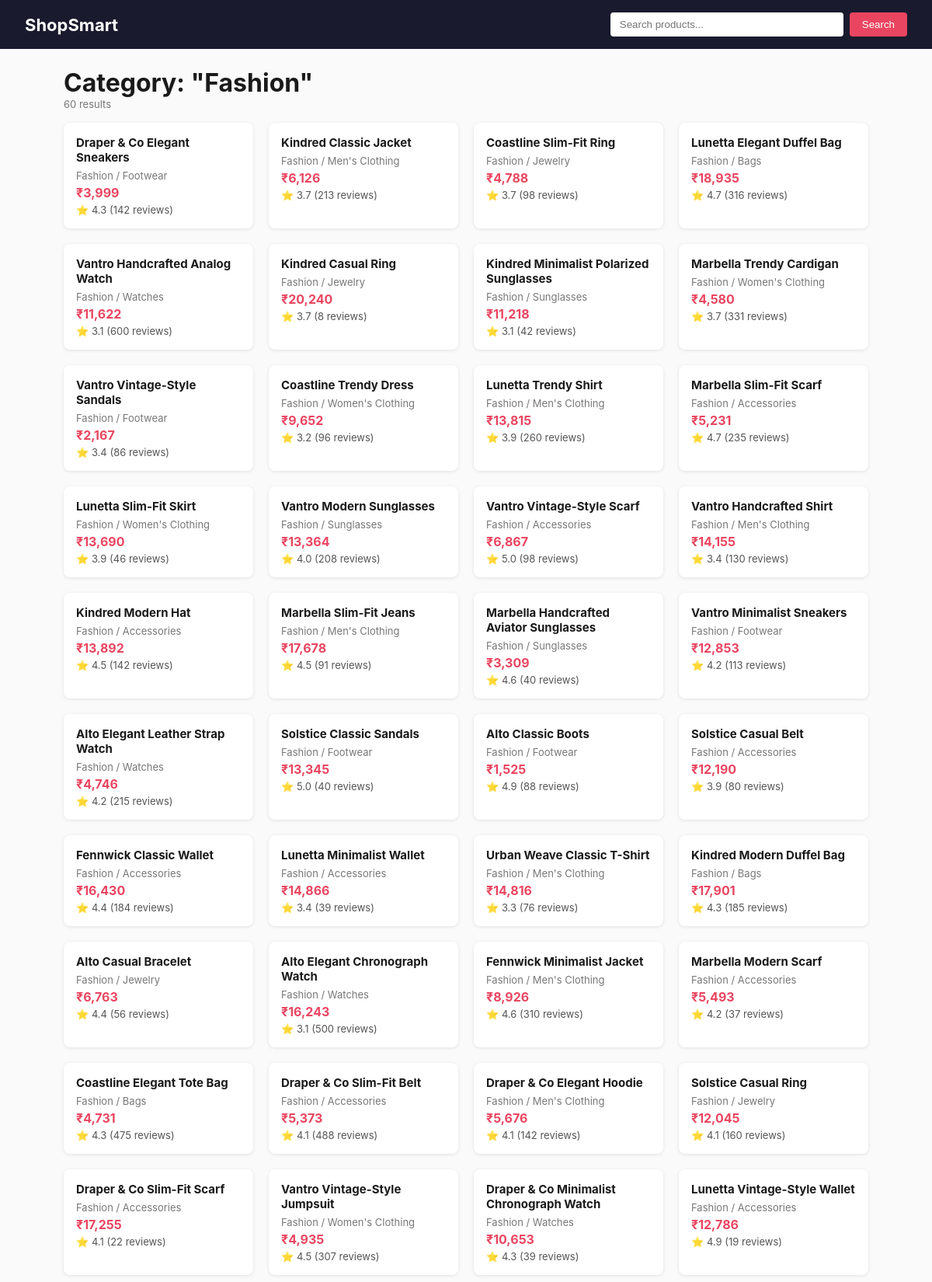
/category/Fashion (upper part), run on the app's committed database.
### database/models.py (models this page shows, shortened)
class Product(db.Model):
    __tablename__ = "products"
    id = db.Column(db.Integer, primary_key=True)               # DB's own internal id
    product_id = db.Column(db.Integer, unique=True, nullable=False, index=True)  # matches dataset's product_id
    name = db.Column(db.String(255), nullable=False)
    category = db.Column(db.String(100), index=True)
    subcategory = db.Column(db.String(100), index=True)
    brand = db.Column(db.String(100), index=True)
    price = db.Column(db.Float, nullable=False)
    rating = db.Column(db.Float)
    num_reviews = db.Column(db.Integer)
    stock_quantity = db.Column(db.Integer)
    description = db.Column(db.Text)

### app.py (the view)
@app.route("/category/<string:category_name>")
def category_view(category_name):
    products = Product.query.filter_by(category=category_name).limit(60).all()
    return render_template("search_results.html", products=products,
                            heading=f'Category: "{category_name}"', related=[])

### app.py (called while the page is built)
@app.template_filter("inr")
def format_inr(value):
    try:
        value = float(value) * USD_TO_INR
    except (TypeError, ValueError):
        return value
    return f"₹{value:,.0f}"

### templates/search_results.html (shortened to what this page needs)
{% extends "base.html" %}
{% block content %}
    <h1>{{ heading }}</h1>
    {% if products %}
        <p class="muted">{{ products|length }} results</p>
        <div class="product-grid">
            {% for p in products %}
                <a class="product-card" href="{{ url_for('product_detail', product_id=p.product_id) }}">
                    <div class="product-card-body">
                        <h3>{{ p.name }}</h3>
                        <p class="muted">{{ p.category }} / {{ p.subcategory }}</p>
                        <p class="price">{{ p.price|inr }}</p>
                        <p class="rating">⭐ {{ p.rating }} ({{ p.num_reviews }} reviews)</p>
                    </div>
                </a>
            {% endfor %}
        </div>
    {% else %}
        <p class="muted">No products found.</p>
    {% endif %}
{% endblock %}

### static/css/style.css (style rules this page uses)
* { box-sizing: border-box; margin: 0; padding: 0; }
body { font-family: -apple-system, "Segoe UI", Roboto, Arial, sans-serif; color: #1a1a1a; background: #fafafa; }
.product-grid { display: grid; grid-template-columns: repeat(auto-fill, minmax(220px, 1fr)); gap: 20px; margin-top: 16px; }
.product-card { display: block; text-decoration: none; color: inherit; background: #fff; border-radius: 8px; padding: 16px; box-shadow: 0 1px 4px rgba(0,0,0,0.1); transition: transform 0.15s ease; }
.product-card h3 { font-size: 15px; margin-bottom: 6px; }
.muted { color: #777; font-size: 13px; margin-bottom: 4px; }
.price { font-weight: 700; color: #e94560; margin: 4px 0; }
.rating { font-size: 13px; color: #555; }

### data on the page
Product: name "Draper & Co Elegant Sneakers", category "Fashion", subcategory "Footwear", price|inr "₹3,999", rating "4.3", num_reviews "142"
Product: name "Kindred Classic Jacket", category "Fashion", subcategory "Men's Clothing", price|inr "₹6,126", rating "3.7", num_reviews "213"
Product: name "Coastline Slim-Fit Ring", category "Fashion", subcategory "Jewelry", price|inr "₹4,788", rating "3.7", num_reviews "98"
Product: name "Lunetta Elegant Duffel Bag", category "Fashion", subcategory "Bags", price|inr "₹18,935", rating "4.7", num_reviews "316"
Product: name "Vantro Handcrafted Analog Watch", category "Fashion", subcategory "Watches", price|inr "₹11,622", rating "3.1", num_reviews "600"
Product: name "Kindred Casual Ring", category "Fashion", subcategory "Jewelry", price|inr "₹20,240", rating "3.7", num_reviews "8"
Product: name "Kindred Minimalist Polarized Sunglasses", category "Fashion", subcategory "Sunglasses", price|inr "₹11,218", rating "3.1", num_reviews "42"
Product: name "Marbella Trendy Cardigan", category "Fashion", subcategory "Women's Clothing", price|inr "₹4,580", rating "3.7", num_reviews "331"
Product: name "Vantro Vintage-Style Sandals", category "Fashion", subcategory "Footwear", price|inr "₹2,167", rating "3.4", num_reviews "86"
Product: name "Coastline Trendy Dress", category "Fashion", subcategory "Women's Clothing", price|inr "₹9,652", rating "3.2", num_reviews "96"
Product: name "Lunetta Trendy Shirt", category "Fashion", subcategory "Men's Clothing", price|inr "₹13,815", rating "3.9", num_reviews "260"
Product: name "Marbella Slim-Fit Scarf", category "Fashion", subcategory "Accessories", price|inr "₹5,231", rating "4.7", num_reviews "235"
Product: name "Lunetta Slim-Fit Skirt", category "Fashion", subcategory "Women's Clothing", price|inr "₹13,690", rating "3.9", num_reviews "46"
Product: name "Vantro Modern Sunglasses", category "Fashion", subcategory "Sunglasses", price|inr "₹13,364", rating "4.0", num_reviews "208"
Product: name "Vantro Vintage-Style Scarf", category "Fashion", subcategory "Accessories", price|inr "₹6,867", rating "5.0", num_reviews "98"
Product: name "Vantro Handcrafted Shirt", category "Fashion", subcategory "Men's Clothing", price|inr "₹14,155", rating "3.4", num_reviews "130"
Product: name "Kindred Modern Hat", category "Fashion", subcategory "Accessories", price|inr "₹13,892", rating "4.5", num_reviews "142"
Product: name "Marbella Slim-Fit Jeans", category "Fashion", subcategory "Men's Clothing", price|inr "₹17,678", rating "4.5", num_reviews "91"
Product: name "Marbella Handcrafted Aviator Sunglasses", category "Fashion", subcategory "Sunglasses", price|inr "₹3,309", rating "4.6", num_reviews "40"
Product: name "Vantro Minimalist Sneakers", category "Fashion", subcategory "Footwear", price|inr "₹12,853", rating "4.2", num_reviews "113"
Product: name "Alto Elegant Leather Strap Watch", category "Fashion", subcategory "Watches", price|inr "₹4,746", rating "4.2", num_reviews "215"
Product: name "Solstice Classic Sandals", category "Fashion", subcategory "Footwear", price|inr "₹13,345", rating "5.0", num_reviews "40"
Product: name "Alto Classic Boots", category "Fashion", subcategory "Footwear", price|inr "₹1,525", rating "4.9", num_reviews "88"
Product: name "Solstice Casual Belt", category "Fashion", subcategory "Accessories", price|inr "₹12,190", rating "3.9", num_reviews "80"
Product: name "Fennwick Classic Wallet", category "Fashion", subcategory "Accessories", price|inr "₹16,430", rating "4.4", num_reviews "184"
Product: name "Lunetta Minimalist Wallet", category "Fashion", subcategory "Accessories", price|inr "₹14,866", rating "3.4", num_reviews "39"
Product: name "Urban Weave Classic T-Shirt", category "Fashion", subcategory "Men's Clothing", price|inr "₹14,816", rating "3.3", num_reviews "76"
Product: name "Kindred Modern Duffel Bag", category "Fashion", subcategory "Bags", price|inr "₹17,901", rating "4.3", num_reviews "185"
Product: name "Alto Casual Bracelet", category "Fashion", subcategory "Jewelry", price|inr "₹6,763", rating "4.4", num_reviews "56"
Product: name "Alto Elegant Chronograph Watch", category "Fashion", subcategory "Watches", price|inr "₹16,243", rating "3.1", num_reviews "500"
Product: name "Fennwick Minimalist Jacket", category "Fashion", subcategory "Men's Clothing", price|inr "₹8,926", rating "4.6", num_reviews "310"
Product: name "Marbella Modern Scarf", category "Fashion", subcategory "Accessories", price|inr "₹5,493", rating "4.2", num_reviews "37"
Product: name "Coastline Elegant Tote Bag", category "Fashion", subcategory "Bags", price|inr "₹4,731", rating "4.3", num_reviews "475"
Product: name "Draper & Co Slim-Fit Belt", category "Fashion", subcategory "Accessories", price|inr "₹5,373", rating "4.1", num_reviews "488"
Product: name "Draper & Co Elegant Hoodie", category "Fashion", subcategory "Men's Clothing", price|inr "₹5,676", rating "4.1", num_reviews "142"
Product: name "Solstice Casual Ring", category "Fashion", subcategory "Jewelry", price|inr "₹12,045", rating "4.1", num_reviews "160"
Product: name "Draper & Co Slim-Fit Scarf", category "Fashion", subcategory "Accessories", price|inr "₹17,255", rating "4.1", num_reviews "22"
Product: name "Vantro Vintage-Style Jumpsuit", category "Fashion", subcategory "Women's Clothing", price|inr "₹4,935", rating "4.5", num_reviews "307"
Product: name "Draper & Co Minimalist Chronograph Watch", category "Fashion", subcategory "Watches", price|inr "₹10,653", rating "4.3", num_reviews "39"
Product: name "Lunetta Vintage-Style Wallet", category "Fashion", subcategory "Accessories", price|inr "₹12,786", rating "4.9", num_reviews "19"

### other printed values
{{ heading }} "Category: \"Fashion\""
{{ products|length }} "60"
